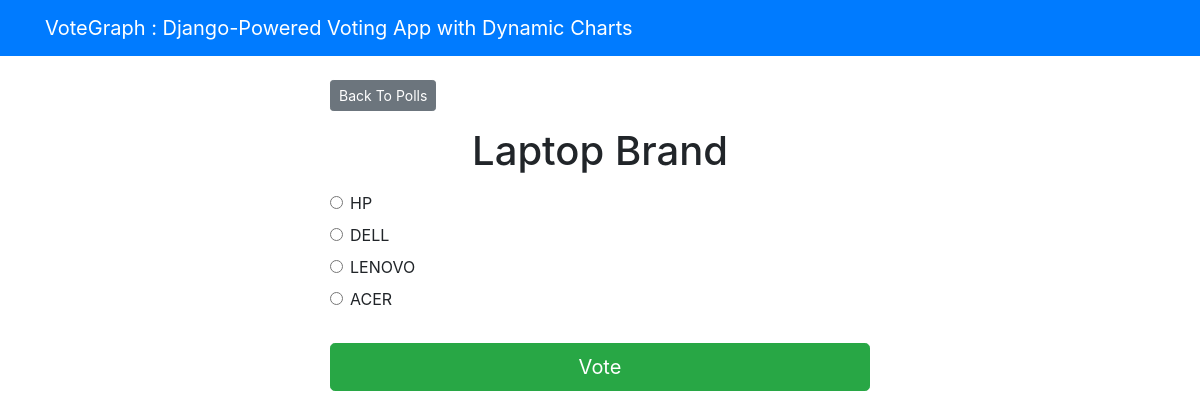
Page /polls/3/ on the committed database.
### polls/models.py (models this page shows, shortened)
class Question(models.Model):
    question_text = models.CharField(max_length=200)
    pub_date = models.DateTimeField('date published')

class Choice(models.Model):
    question = models.ForeignKey(Question, on_delete=models.CASCADE)
    choice_text = models.CharField(max_length=200)
    votes = models.IntegerField(default=0)

### polls/views.py (the view)
# urls.py: path('<int:question_id>/', views.detail, name='detail'),
def detail(request, question_id):
  try:
    question = Question.objects.get(pk=question_id)
  except Question.DoesNotExist:
    raise Http404("Question does not exist")
  return render(request, 'polls/detail.html', { 'question': question })

### templates/polls/detail.html (shortened to what this page needs)
{% extends 'base.html' %}
{% block content %}
<a class="btn btn-secondary btn-sm mb-3" href="{% url 'polls:index' %}">Back To Polls</a>
<h1 class="text-center mb-3">{{ question.question_text }}</h1>
<form action="{% url 'polls:vote' question.id %}" method="post">
	{% for choice in question.choice_set.all %}
		<div class="form-check">
			<input
				type="radio"
				name="choice"
				class="form-check-input"
				id="choice{{ forloop.counter }}"
				value="{{ choice.id }}"
			/>
			<label for="choice{{ forloop.counter }}">{{ choice.choice_text }}</label
			>
		</div>
	{% endfor %}
	<input type="submit" value="Vote" class="btn btn-success btn-lg btn-block mt-4" />
</form>
{% endblock %}

### rows in the picture
Question: question_text "Laptop Brand"
Choice: choice_text "HP"
Choice: choice_text "DELL"
Choice: choice_text "LENOVO"
Choice: choice_text "ACER"
